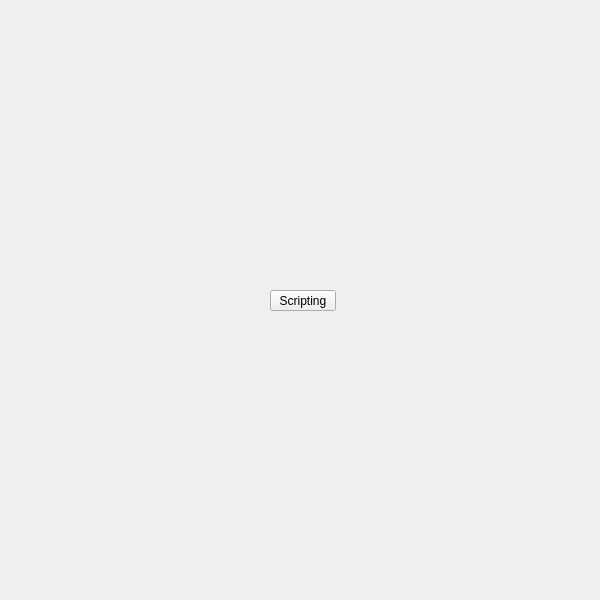
<?xml version="1.0" encoding="UTF-8"?>
<ui version="4.0">
 <class>QtUi</class>
 <widget class="QMainWindow" name="QtUi">
  <property name="enabled">
   <bool>true</bool>
  </property>
  <property name="geometry">
   <rect>
    <x>0</x>
    <y>0</y>
    <width>600</width>
    <height>600</height>
   </rect>
  </property>
  <property name="sizePolicy">
   <sizepolicy hsizetype="Ignored" vsizetype="Ignored">
    <horstretch>0</horstretch>
    <verstretch>0</verstretch>
   </sizepolicy>
  </property>
  <property name="minimumSize">
   <size>
    <width>0</width>
    <height>0</height>
   </size>
  </property>
  <property name="maximumSize">
   <size>
    <width>600</width>
    <height>600</height>
   </size>
  </property>
  <property name="cursor">
   <cursorShape>ArrowCursor</cursorShape>
  </property>
  <property name="windowTitle">
   <string>Toolkit</string>
  </property>
  <property name="whatsThis">
   <string>main</string>
  </property>
  <property name="toolButtonStyle">
   <enum>Qt::ToolButtonIconOnly</enum>
  </property>
  <property name="tabShape">
   <enum>QTabWidget::Triangular</enum>
  </property>
  <property name="dockNestingEnabled">
   <bool>true</bool>
  </property>
  <property name="dockOptions">
   <set>QMainWindow::AllowNestedDocks|QMainWindow::AllowTabbedDocks|QMainWindow::AnimatedDocks|QMainWindow::ForceTabbedDocks</set>
  </property>
  <widget class="QWidget" name="mainWindow">
   <property name="sizePolicy">
    <sizepolicy hsizetype="Ignored" vsizetype="Ignored">
     <horstretch>0</horstretch>
     <verstretch>0</verstretch>
    </sizepolicy>
   </property>
   <widget class="QPushButton" name="i023">
    <property name="geometry">
     <rect>
      <x>270</x>
      <y>290</y>
      <width>66</width>
      <height>21</height>
     </rect>
    </property>
    <property name="minimumSize">
     <size>
      <width>0</width>
      <height>21</height>
     </size>
    </property>
    <property name="maximumSize">
     <size>
      <width>16777215</width>
      <height>21</height>
     </size>
    </property>
    <property name="whatsThis">
     <string>scripting</string>
    </property>
    <property name="text">
     <string>Scripting</string>
    </property>
   </widget>
  </widget>
 </widget>
 <resources/>
 <connections/>
 <designerdata>
  <property name="gridDeltaX">
   <number>5</number>
  </property>
  <property name="gridDeltaY">
   <number>10</number>
  </property>
  <property name="gridSnapX">
   <bool>true</bool>
  </property>
  <property name="gridSnapY">
   <bool>true</bool>
  </property>
  <property name="gridVisible">
   <bool>true</bool>
  </property>
 </designerdata>
</ui>
